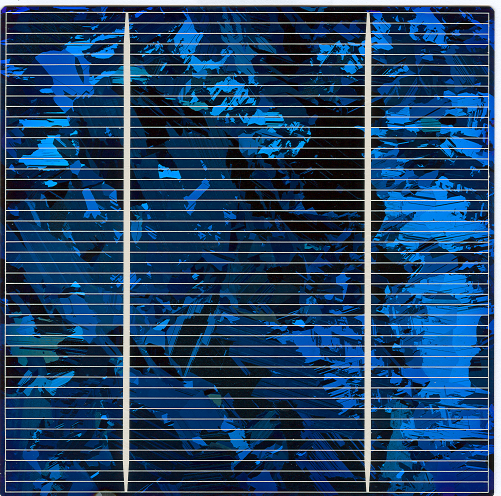
//> input picture ImageProcessing/VisionApp/KCCImageNet/solar_cell/solar_cell_01.png, 1001 x 991 px (shown at 1/2 size); its folder holds only this picture in this run
$ ./Solar_cell   (built with g++ and OpenCV 4)
//> lines starting //> are read from the running program, lines starting //| are printed output that depends on the picture; after the words box and inside, x2 and y2 are one past the last pixel; in counts of white or black regions, pixels touching at a corner belong together
/*
library include
library link
*/
#include "../Common/Common.h"
#include <filesystem>
namespace fs = std::filesystem;

Point find_loss_center(uchar* img, int loss_y, int w, int minX, int maxX)
{
	int distance = 0;
	int loss_x = 0;
	uchar min = 255;
	for (int x = minX; x <= maxX; x++)
	{
		int index = loss_y * w + x;
		if (img[index] <= min) { min = img[index];  loss_x = x; }

	}


	cout << "loss_x : " << loss_x << " loss_y : " << loss_y << endl;
	return Point(loss_x, loss_y);
}


int main()
{
	//image path
	string fileDir = "solar_cell";
	vector<string> filelist;
	int num = 0;

	for (const auto& entry : fs::directory_iterator(fileDir))
	{
		std::cout << entry.path().string() << std::endl;
		filelist.push_back(entry.path().string());
	}

	for (const std::string& filePath : filelist)
	{
		std::cout << filePath << std::endl;
		/*string img_path = "solar_cell/solar_cell_05.png";
		Mat input_img = cv::imread(img_path, cv::ImreadModes::IMREAD_ANYCOLOR);*/

		Mat input_img = cv::imread(filePath, cv::ImreadModes::IMREAD_ANYCOLOR);
//> input_img is the input picture: 991 rows x 1001 cols, CV_8UC3; mean B, G, R 104.9, 69.2, 35.2

		Mat grey_img;
		cvtColor(input_img, grey_img, ColorConversionCodes::COLOR_BGR2GRAY);
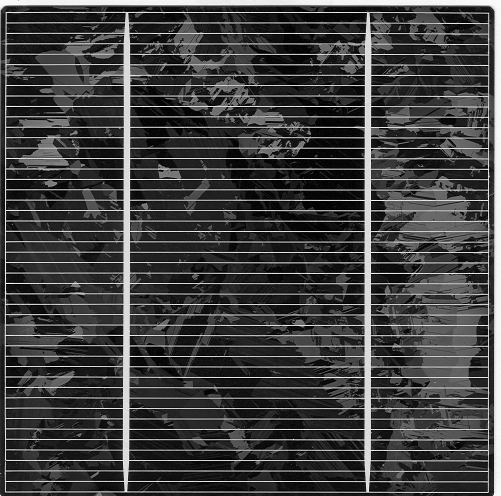
//> grey_img: 991 rows x 1001 cols, CV_8UC1 (shown at 1/2 size); min 0, max 255, mean 63.1
		uchar* img_data = grey_img.data;
		int w = grey_img.cols;
//> w = 1001
		int h = grey_img.rows;
//> h = 991


		Mat thres_img;
		double thres_min = 180; //180
		double thres_max = 255;
		threshold(grey_img, thres_img, thres_min, thres_max, ThresholdTypes::THRESH_BINARY);
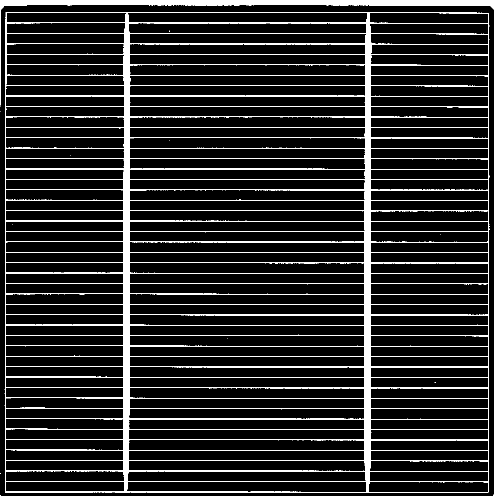
//> thres_img: 991 rows x 1001 cols, CV_8UC1 (shown at 1/2 size); 11.6% white; 14 white regions (12 under 20 px), largest, box (x1, y1, x2, y2) and area: (9, 24, 979, 986) 91874, (0, 0, 1001, 991) 22934


		Mat thres_img_inv = ~thres_img;
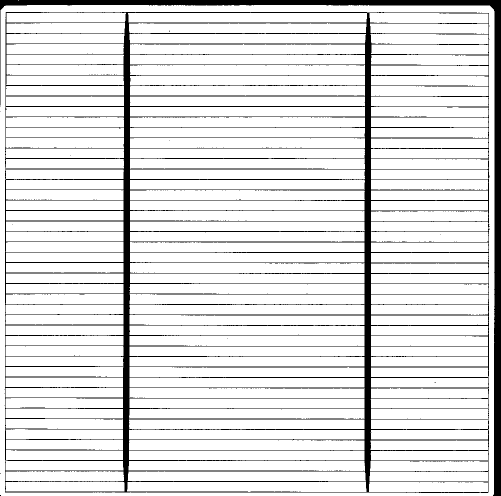
//> thres_img_inv: 991 rows x 1001 cols, CV_8UC1 (shown at 1/2 size); 88.4% white; 14 black regions (12 under 20 px)

		/*uchar* img_data = thres_img_inv.data;
		int w = thres_img_inv.cols;
		int h = thres_img_inv.rows;*/

		vector<vector<Point> > contours;
		vector<Vec4i> hierarchy;
		findContours(thres_img_inv, contours, hierarchy, RETR_TREE, CHAIN_APPROX_SIMPLE);
//> contours = 150 contours, 11 with area under 20; largest, box (x1, y1, x2, y2) and area: (0, 10, 989, 991) 967094, (8, 23, 980, 987) 927352, (260, 276, 730, 296) 8877, (260, 255, 730, 275) 8876, (258, 880, 729, 900) 8852

		//cvtColor(thres_img_inv, thres_img_inv, ColorConversionCodes::COLOR_GRAY2BGR);

		int index = 0;

		for (size_t i = 0; i < contours.size(); i++)
		{
			const vector<Point> contour = contours[i];

			// x 좌표 최소값, 최대값 초기화
			int minX = contour[0].x;
			int maxX = contour[0].x;

			// y 좌표 최소값, 최대값 초기화
			int minY = contour[0].y;
			int maxY = contour[0].y;

			int x = 0;
			int y = 0;

			// 컨투어 내의 모든 점에 대해 최소값과 최대값 업데이트
			for (const auto point : contour) {
				x = point.x;
				y = point.y;

				minX = std::min(minX, x);
				maxX = std::max(maxX, x);
				minY = std::min(minY, y);
				maxY = std::max(maxY, y);
			}

			int y_distance = maxY - minY;
			int x_distance = maxX - minX;


			if (x_distance < 200 || y_distance < 22 || y_distance > 42) continue;

			std::cout << "Min X : " << minX << " Min Y : " << minY << " Max X : " << maxX << " MaxY : " << maxY << std::endl;
			std::cout << "Y distance : " << y_distance << std::endl;

			double area = cv::contourArea(contours[i]);
			double length = cv::arcLength(contours[i], false);

			if (length > 3000) continue;


			std::cout << " id : " << i << " index : " << ++index << endl;
			std::cout << " area : " << area << " length : " << length << endl;

			std::string str = std::to_string(index);
			cv::putText(input_img, str, cv::Point(minX, minY), 1, 1, cv::Scalar(255, 255, 255), 1, 1);
			cv::rectangle(input_img, Point(minX, minY), Point(maxX, maxY), Scalar(0, 0, 255), 2);


			int loss_y = minY + y_distance / 2;
			Point center = find_loss_center(img_data, loss_y, w, minX, maxX);
			if (center.x == 0) continue;
			float radius = 10;
			cv::circle(input_img, center, radius, cv::Scalar(0, 255, 0), 2);


			cout << endl;
		}
//> this loop made 150 passes
//> (minX, maxX, minY, maxY, x, y, y_distance, x_distance) on passes 1 to 12: (0, 988, 10, 990, 134, 10, 980, 988), (0, 2, 945, 948, 0, 947, 3, 2), (8, 979, 23, 986, 10, 25, 963, 971), (738, 975, 964, 983, 837, 964, 19, 237), (254, 732, 963, 983, 266, 964, 20, 478), (11, 248, 963, 982, 26, 964, 19, 237), (739, 975, 943, 962, 829, 943, 19, 236), (255, 731, 942, 962, 293, 943, 20, 476), (11, 247, 942, 961, 36, 943, 19, 236), (740, 975, 922, 941, 819, 922, 19, 235), (257, 729, 922, 941, 728, 922, 19, 472), (741, 975, 901, 920, 762, 902, 19, 234)
//> (minX, maxX, minY, maxY, x, y) on pass 58: (742, 976, 610, 629, 975, 610)
		std::string filename = "solar_cell_output/output_" + std::to_string(++num) + ".jpg";
		imwrite(filename, input_img);
	}


	int a = 0;
	return 0;
}

$ run again, on ImageProcessing/VisionApp/KCCImageNet/solar_cell/solar_cell_02.png
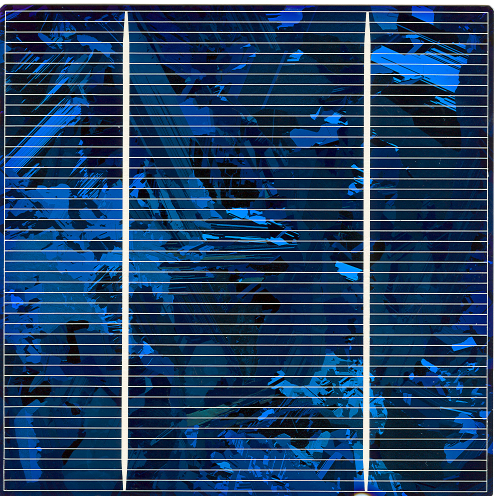
//> input picture ImageProcessing/VisionApp/KCCImageNet/solar_cell/solar_cell_02.png, 995 x 991 px (shown at 1/2 size)
//> input_img is the input picture: 991 rows x 995 cols, CV_8UC3; mean B, G, R 100.6, 65.8, 35.5
//> `threshold(grey_img, thres_img, thres_min, thres_max, ThresholdTypes::T..`:
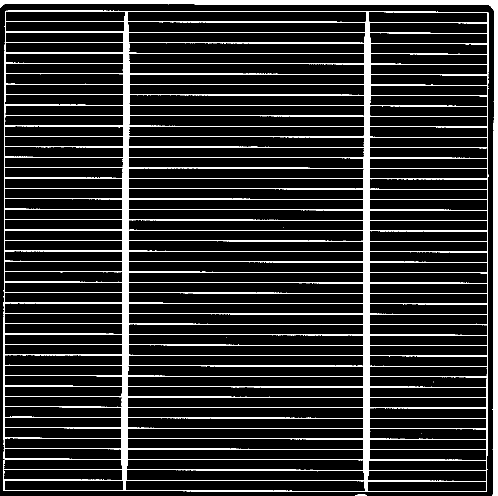
//> thres_img: 991 rows x 995 cols, CV_8UC1 (shown at 1/2 size); 11.6% white; 9 white regions (6 under 20 px), largest, box (x1, y1, x2, y2) and area: (7, 21, 977, 984) 97910, (0, 0, 995, 991) 16746, (711, 988, 734, 991) 41
//> thres_img_inv: 991 rows x 995 cols, CV_8UC1; 88.4% white; 9 black regions (6 under 20 px)
//> contours = 144 contours, 6 with area under 20; largest, box (x1, y1, x2, y2) and area: (0, 8, 988, 991) 967298, (6, 20, 978, 985) 927332, (251, 961, 730, 982) 8844, (258, 253, 728, 273) 8774, (253, 940, 729, 961) 8764
//> the loop `for (size_t i = 0; i < contours.size(); i++)` made 144 passes
//> (minX, maxX, minY, maxY, x, y, y_distance, x_distance) on passes 1 to 8: (0, 987, 8, 990, 335, 8, 982, 987), (6, 977, 20, 984, 10, 21, 964, 971), (735, 972, 963, 982, 972, 963, 19, 237), (251, 729, 961, 981, 367, 961, 20, 478), (9, 245, 961, 980, 244, 961, 19, 236), (736, 972, 942, 961, 972, 942, 19, 236), (253, 728, 940, 960, 352, 940, 20, 475), (634, 636, 942, 944, 635, 944, 2, 2)
//> (printed output is left out)
//> after the loop `for (size_t i = 0; i < contours.size(); i++)`:
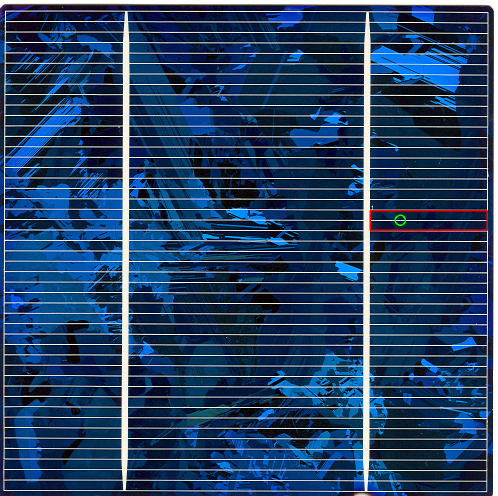
//> input_img: 991 rows x 995 cols, CV_8UC3 (shown at 1/2 size); 0.19% of pixels changed, all inside (x1, y1, x2, y2) = (739, 411, 976, 462)
